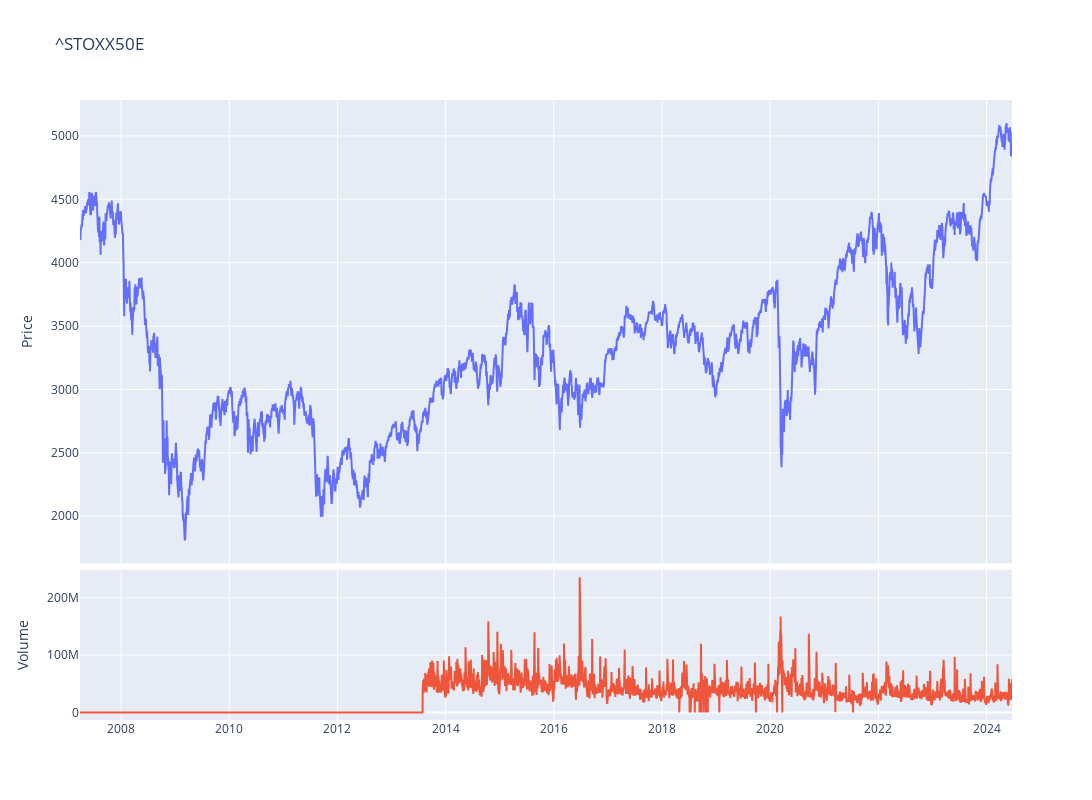

Write notebook code for a chart like this one.
### Code cell
fig = make_subplots(rows=4, cols=1,shared_xaxes=True,vertical_spacing=0.01,specs=[[{'rowspan':3,'colspan':1}],[None],[None],[{'rowspan':1,'colspan':1}]])

# Graph (1,1)
fig.add_trace(go.Scatter(x=stock_ticker.index,y=stock_ticker['Close'],mode="lines",name=f"{ticker}"),row=1, col=1)
# Update xaxis properties
fig.update_yaxes(title_text="Price", row=1, col=1)

# Graph (4,1)
fig.add_trace(go.Scatter(x=stock_ticker.index,y=stock_ticker['Volume'],mode="lines",name='Volume'),row=4, col=1)
fig.update_yaxes(title_text="Volume", row=4, col=1)

fig.update_layout(height=800, width=1300,showlegend=False,title=f"{ticker}")

fig.show()

### Figure 1 — Plotly figure (JSON) as saved in the notebook; plotly's stock layout.template omitted (floating-point values rounded to 4 significant figures; data arrays with more than 128 entries replaced by an {"elided": "..."} marker saying what was removed)
{"data": [{"mode": "lines", "name": "^STOXX50E", "type": "scatter", "x": {"elided": "4320 str values"}, "xaxis": "x", "y": {"elided": "4320 float values"}, "yaxis": "y"}, {"mode": "lines", "name": "Volume", "type": "scatter", "x": {"elided": "4320 str values"}, "xaxis": "x2", "y": {"elided": "4320 int values"}, "yaxis": "y2"}], "layout": {"height": 800, "showlegend": false, "title": {"text": "^STOXX50E"}, "width": 1300, "xaxis": {"anchor": "y", "domain": [0, 1], "matches": "x2", "showticklabels": false}, "xaxis2": {"anchor": "y2", "domain": [0, 1]}, "yaxis": {"anchor": "x", "domain": [0.2525, 1], "title": {"text": "Price"}}, "yaxis2": {"anchor": "x2", "domain": [0, 0.2425], "title": {"text": "Volume"}}}}
